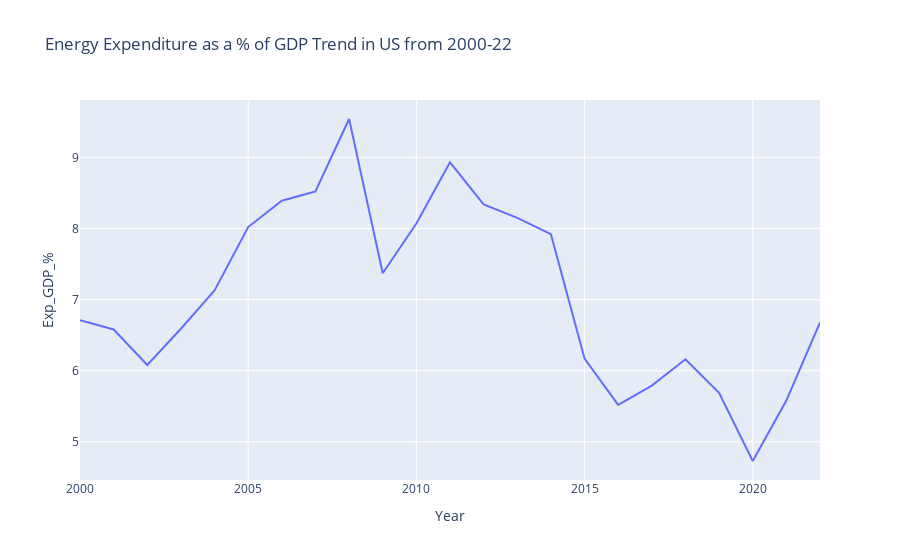

The cell this chart's notebook holds for it:
### Markdown cell above
#### Let us look at the trend in energy expenditure as a share of US GDP over the year 2000-2020

### Code cell
usa_data = merged_exp_data[merged_exp_data['State'] == 'US']

fig_usa = px.line(usa_data, x='Year', y='Exp_GDP_%', title='Energy Expenditure as a % of GDP Trend in US from 2000-22')
fig_usa.show()

### Figure 1 — Plotly figure (JSON) as saved in the notebook; plotly's stock layout.template omitted (floating-point values rounded to 4 significant figures)
{"data": [{"hovertemplate": "Year=%{x}<br>Exp_GDP_%=%{y}<extra></extra>", "legendgroup": "", "line": {"color": "#636efa", "dash": "solid"}, "marker": {"symbol": "circle"}, "mode": "lines", "name": "", "orientation": "v", "showlegend": false, "type": "scatter", "x": [2000, 2001, 2002, 2003, 2004, 2005, 2006, 2007, 2008, 2009, 2010, 2011, 2012, 2013, 2014, 2015, 2016, 2017, 2018, 2019, 2020, 2021, 2022], "xaxis": "x", "y": [6.71, 6.58, 6.08, 6.59, 7.13, 8.02, 8.39, 8.52, 9.54, 7.37, 8.07, 8.93, 8.34, 8.15, 7.92, 6.17, 5.52, 5.79, 6.16, 5.69, 4.73, 5.58, 6.68], "yaxis": "y"}], "layout": {"autosize": true, "legend": {"tracegroupgap": 0}, "title": {"text": "Energy Expenditure as a % of GDP Trend in US from 2000-22"}, "xaxis": {"anchor": "y", "autorange": true, "domain": [0, 1], "range": [2000, 2022], "title": {"text": "Year"}, "type": "linear"}, "yaxis": {"anchor": "x", "autorange": true, "domain": [0, 1], "range": [4.463, 9.807], "title": {"text": "Exp_GDP_%"}, "type": "linear"}}}
